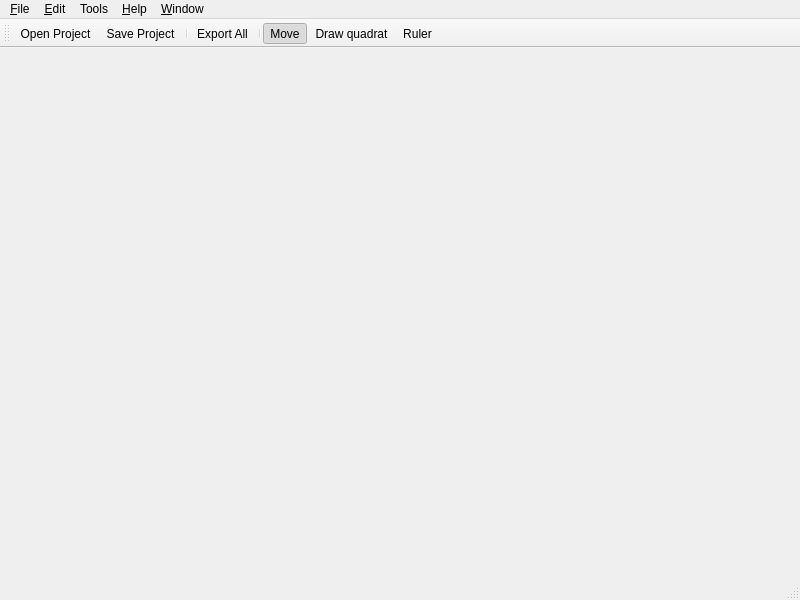
<?xml version="1.0" encoding="UTF-8"?>
<ui version="4.0">
 <class>MainWindow</class>
 <widget class="QMainWindow" name="MainWindow">
  <property name="geometry">
   <rect>
    <x>0</x>
    <y>0</y>
    <width>800</width>
    <height>600</height>
   </rect>
  </property>
  <widget class="QWidget" name="centralwidget"/>
  <widget class="QMenuBar" name="menubar">
   <property name="geometry">
    <rect>
     <x>0</x>
     <y>0</y>
     <width>800</width>
     <height>24</height>
    </rect>
   </property>
   <widget class="QMenu" name="menuFile">
    <property name="title">
     <string>&amp;File</string>
    </property>
    <addaction name="menuFile_NewProject"/>
    <addaction name="menuFile_OpenProject"/>
    <addaction name="menuFile_SaveProject"/>
    <addaction name="menuFile_SaveProjectAs"/>
    <addaction name="separator"/>
    <addaction name="menuFile_ProjectSettings"/>
    <addaction name="menuFile_ExportAll"/>
    <addaction name="separator"/>
    <addaction name="menuFile_Exit"/>
   </widget>
   <widget class="QMenu" name="menuHelp">
    <property name="title">
     <string>&amp;Help</string>
    </property>
    <addaction name="menuHelp_About"/>
   </widget>
   <widget class="QMenu" name="menuEdit">
    <property name="title">
     <string>&amp;Edit</string>
    </property>
    <addaction name="menuEdit_DetectQuadrat"/>
   </widget>
   <widget class="QMenu" name="menuWindow">
    <property name="title">
     <string>&amp;Window</string>
    </property>
    <addaction name="menuWindow_ShowThumbnailsPanel"/>
    <addaction name="menuWindow_ShowEditorPanel"/>
   </widget>
   <widget class="QMenu" name="menuTools">
    <property name="title">
     <string>Tools</string>
    </property>
    <addaction name="menuTools_Move"/>
    <addaction name="menuTools_DrawQuadrat"/>
    <addaction name="menuTools_Ruler"/>
   </widget>
   <addaction name="menuFile"/>
   <addaction name="menuEdit"/>
   <addaction name="menuTools"/>
   <addaction name="menuHelp"/>
   <addaction name="menuWindow"/>
  </widget>
  <widget class="QStatusBar" name="statusbar"/>
  <widget class="QToolBar" name="toolBar">
   <property name="windowTitle">
    <string>Main Toolbar</string>
   </property>
   <attribute name="toolBarArea">
    <enum>TopToolBarArea</enum>
   </attribute>
   <attribute name="toolBarBreak">
    <bool>false</bool>
   </attribute>
   <addaction name="menuFile_OpenProject"/>
   <addaction name="menuFile_SaveProject"/>
   <addaction name="separator"/>
   <addaction name="menuFile_ExportAll"/>
   <addaction name="separator"/>
   <addaction name="menuTools_Move"/>
   <addaction name="menuTools_DrawQuadrat"/>
   <addaction name="menuTools_Ruler"/>
  </widget>
  <action name="menuFile_OpenProject">
   <property name="icon">
    <iconset theme="QIcon::ThemeIcon::DocumentOpen"/>
   </property>
   <property name="text">
    <string>&amp;Open Project...</string>
   </property>
   <property name="statusTip">
    <string>Open an existing project.</string>
   </property>
  </action>
  <action name="menuFile_Exit">
   <property name="icon">
    <iconset theme="QIcon::ThemeIcon::ApplicationExit"/>
   </property>
   <property name="text">
    <string>E&amp;xit</string>
   </property>
   <property name="statusTip">
    <string>Exit the application.</string>
   </property>
   <property name="menuRole">
    <enum>QAction::MenuRole::QuitRole</enum>
   </property>
  </action>
  <action name="menuHelp_About">
   <property name="text">
    <string>&amp;About...</string>
   </property>
   <property name="statusTip">
    <string>About this application.</string>
   </property>
   <property name="menuRole">
    <enum>QAction::MenuRole::AboutRole</enum>
   </property>
  </action>
  <action name="menuFile_NewProject">
   <property name="icon">
    <iconset theme="QIcon::ThemeIcon::DocumentNew"/>
   </property>
   <property name="text">
    <string>&amp;New Project...</string>
   </property>
   <property name="statusTip">
    <string>Create a new project.</string>
   </property>
  </action>
  <action name="menuFile_SaveProject">
   <property name="icon">
    <iconset theme="QIcon::ThemeIcon::DocumentSave"/>
   </property>
   <property name="text">
    <string>&amp;Save Project</string>
   </property>
   <property name="statusTip">
    <string>Save the current project.</string>
   </property>
  </action>
  <action name="menuFile_SaveProjectAs">
   <property name="icon">
    <iconset theme="QIcon::ThemeIcon::DocumentSaveAs"/>
   </property>
   <property name="text">
    <string>Save Project &amp;As...</string>
   </property>
   <property name="statusTip">
    <string>Save the current project under a new name.</string>
   </property>
  </action>
  <action name="menuFile_CloseProject">
   <property name="text">
    <string>&amp;Close Project</string>
   </property>
   <property name="statusTip">
    <string>Close the current project.</string>
   </property>
  </action>
  <action name="menuFile_ExportAll">
   <property name="icon">
    <iconset theme="QIcon::ThemeIcon::DocumentSend"/>
   </property>
   <property name="text">
    <string>E&amp;xport All...</string>
   </property>
  </action>
  <action name="menuEdit_DetectQuadrat">
   <property name="text">
    <string>Detect &amp;quadrat</string>
   </property>
  </action>
  <action name="menuWindow_ShowThumbnailsPanel">
   <property name="text">
    <string>Thumbnails panel</string>
   </property>
  </action>
  <action name="menuWindow_ShowEditorPanel">
   <property name="text">
    <string>Editor panel</string>
   </property>
  </action>
  <action name="menuFile_ProjectSettings">
   <property name="text">
    <string>Project Se&amp;ttings...</string>
   </property>
   <property name="menuRole">
    <enum>QAction::MenuRole::NoRole</enum>
   </property>
  </action>
  <action name="menuTools_Move">
   <property name="checkable">
    <bool>true</bool>
   </property>
   <property name="checked">
    <bool>true</bool>
   </property>
   <property name="text">
    <string>Move</string>
   </property>
  </action>
  <action name="menuTools_DrawQuadrat">
   <property name="checkable">
    <bool>true</bool>
   </property>
   <property name="text">
    <string>Draw quadrat</string>
   </property>
  </action>
  <action name="menuTools_Ruler">
   <property name="checkable">
    <bool>true</bool>
   </property>
   <property name="text">
    <string>Ruler</string>
   </property>
  </action>
 </widget>
 <resources/>
 <connections/>
</ui>
